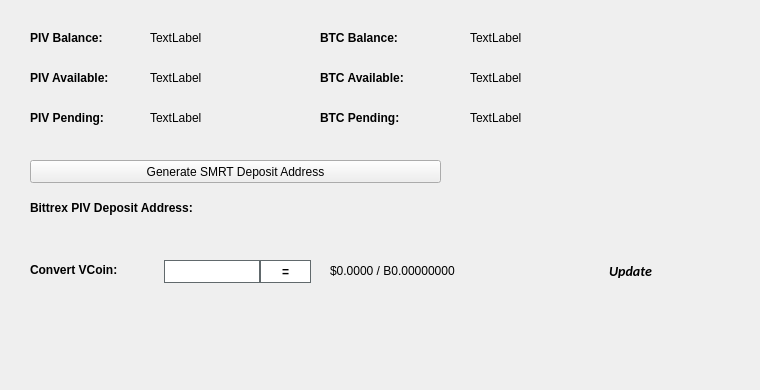
   <widget class="QWidget" name="BalanceTab">
    <attribute name="title">
     <string>Balance</string>
    </attribute>
    <widget class="QLabel" name="BitcoinBalanceLabel">
     <property name="geometry">
      <rect>
       <x>470</x>
       <y>30</y>
       <width>150</width>
       <height>16</height>
      </rect>
     </property>
     <property name="text">
      <string>TextLabel</string>
     </property>
    </widget>
    <widget class="QLabel" name="PIVBalanceLabel">
     <property name="geometry">
      <rect>
       <x>150</x>
       <y>30</y>
       <width>150</width>
       <height>16</height>
      </rect>
     </property>
     <property name="text">
      <string>TextLabel</string>
     </property>
    </widget>
    <widget class="QLabel" name="label_11">
     <property name="geometry">
      <rect>
       <x>30</x>
       <y>30</y>
       <width>101</width>
       <height>16</height>
      </rect>
     </property>
     <property name="font">
      <font>
       <weight>75</weight>
       <bold>true</bold>
      </font>
     </property>
     <property name="text">
      <string>PIV Balance:</string>
     </property>
    </widget>
    <widget class="QLabel" name="label_12">
     <property name="geometry">
      <rect>
       <x>320</x>
       <y>30</y>
       <width>101</width>
       <height>16</height>
      </rect>
     </property>
     <property name="font">
      <font>
       <weight>75</weight>
       <bold>true</bold>
      </font>
     </property>
     <property name="text">
      <string>BTC Balance:</string>
     </property>
    </widget>
    <widget class="QLabel" name="PIVAvailableLabel_2">
     <property name="geometry">
      <rect>
       <x>150</x>
       <y>70</y>
       <width>150</width>
       <height>16</height>
      </rect>
     </property>
     <property name="text">
      <string>TextLabel</string>
     </property>
    </widget>
    <widget class="QLabel" name="label_13">
     <property name="geometry">
      <rect>
       <x>30</x>
       <y>70</y>
       <width>111</width>
       <height>16</height>
      </rect>
     </property>
     <property name="font">
      <font>
       <weight>75</weight>
       <bold>true</bold>
      </font>
     </property>
     <property name="text">
      <string>PIV Available:</string>
     </property>
    </widget>
    <widget class="QLabel" name="label_14">
     <property name="geometry">
      <rect>
       <x>30</x>
       <y>110</y>
       <width>101</width>
       <height>16</height>
      </rect>
     </property>
     <property name="font">
      <font>
       <weight>75</weight>
       <bold>true</bold>
      </font>
     </property>
     <property name="text">
      <string>PIV Pending:</string>
     </property>
    </widget>
    <widget class="QLabel" name="PIVPendingLabel">
     <property name="geometry">
      <rect>
       <x>150</x>
       <y>110</y>
       <width>150</width>
       <height>16</height>
      </rect>
     </property>
     <property name="text">
      <string>TextLabel</string>
     </property>
    </widget>
    <widget class="QLabel" name="label_15">
     <property name="geometry">
      <rect>
       <x>320</x>
       <y>70</y>
       <width>111</width>
       <height>16</height>
      </rect>
     </property>
     <property name="font">
      <font>
       <weight>75</weight>
       <bold>true</bold>
      </font>
     </property>
     <property name="text">
      <string>BTC Available:</string>
     </property>
    </widget>
    <widget class="QLabel" name="BitcoinAvailableLabel">
     <property name="geometry">
      <rect>
       <x>470</x>
       <y>70</y>
       <width>150</width>
       <height>16</height>
      </rect>
     </property>
     <property name="text">
      <string>TextLabel</string>
     </property>
    </widget>
    <widget class="QLabel" name="label_31">
     <property name="geometry">
      <rect>
       <x>320</x>
       <y>110</y>
       <width>111</width>
       <height>16</height>
      </rect>
     </property>
     <property name="font">
      <font>
       <weight>75</weight>
       <bold>true</bold>
      </font>
     </property>
     <property name="text">
      <string>BTC Pending:</string>
     </property>
    </widget>
    <widget class="QLabel" name="BitcoinPendingLabel">
     <property name="geometry">
      <rect>
       <x>470</x>
       <y>110</y>
       <width>150</width>
       <height>16</height>
      </rect>
     </property>
     <property name="text">
      <string>TextLabel</string>
     </property>
    </widget>
    <widget class="QLabel" name="label_33">
     <property name="geometry">
      <rect>
       <x>30</x>
       <y>200</y>
       <width>221</width>
       <height>16</height>
      </rect>
     </property>
     <property name="font">
      <font>
       <weight>75</weight>
       <bold>true</bold>
      </font>
     </property>
     <property name="text">
      <string>Bittrex PIV Deposit Address:</string>
     </property>
    </widget>
    <widget class="QPushButton" name="GenDepositBTN">
     <property name="geometry">
      <rect>
       <x>30</x>
       <y>160</y>
       <width>411</width>
       <height>23</height>
      </rect>
     </property>
     <property name="text">
      <string>Generate SMRT Deposit Address</string>
     </property>
     <property name="icon">
      <iconset resource="../smrt.qrc">
       <normaloff>:/icons/bitcoin</normaloff>:/icons/bitcoin</iconset>
     </property>
    </widget>
    <widget class="QLabel" name="DepositAddressLabel">
     <property name="geometry">
      <rect>
       <x>200</x>
       <y>200</y>
       <width>261</width>
       <height>16</height>
      </rect>
     </property>
     <property name="palette">
      <palette>
       <active>
        <colorrole role="WindowText">
         <brush brushstyle="SolidPattern">
          <color alpha="255">
           <red>0</red>
           <green>0</green>
           <blue>0</blue>
          </color>
         </brush>
        </colorrole>
        <colorrole role="Text">
         <brush brushstyle="SolidPattern">
          <color alpha="255">
           <red>0</red>
           <green>0</green>
           <blue>255</blue>
          </color>
         </brush>
        </colorrole>
       </active>
       <inactive>
        <colorrole role="WindowText">
         <brush brushstyle="SolidPattern">
          <color alpha="255">
           <red>0</red>
           <green>0</green>
           <blue>0</blue>
          </color>
         </brush>
        </colorrole>
        <colorrole role="Text">
         <brush brushstyle="SolidPattern">
          <color alpha="255">
           <red>0</red>
           <green>0</green>
           <blue>255</blue>
          </color>
         </brush>
        </colorrole>
       </inactive>
       <disabled>
        <colorrole role="WindowText">
         <brush brushstyle="SolidPattern">
          <color alpha="255">
           <red>120</red>
           <green>120</green>
           <blue>120</blue>
          </color>
         </brush>
        </colorrole>
        <colorrole role="Text">
         <brush brushstyle="SolidPattern">
          <color alpha="255">
           <red>120</red>
           <green>120</green>
           <blue>120</blue>
          </color>
         </brush>
        </colorrole>
       </disabled>
      </palette>
     </property>
     <property name="font">
      <font>
       <weight>75</weight>
       <bold>true</bold>
      </font>
     </property>
     <property name="text">
      <string/>
     </property>
     <property name="alignment">
      <set>Qt::AlignRight|Qt::AlignTrailing|Qt::AlignVCenter</set>
     </property>
     <property name="textInteractionFlags">
      <set>Qt::LinksAccessibleByMouse|Qt::TextSelectableByKeyboard|Qt::TextSelectableByMouse</set>
     </property>
    </widget>
    <widget class="QLabel" name="label_8">
     <property name="geometry">
      <rect>
       <x>460</x>
       <y>300</y>
       <width>281</width>
       <height>81</height>
      </rect>
     </property>
     <property name="text">
      <string/>
     </property>
     <property name="pixmap">
      <pixmap>:/images/bittrex</pixmap>
     </property>
    </widget>
    <widget class="QWidget" name="widgetConversion" native="true">
     <property name="geometry">
      <rect>
       <x>0</x>
       <y>250</y>
       <width>751</width>
       <height>43</height>
      </rect>
     </property>
     <property name="minimumSize">
      <size>
       <width>0</width>
       <height>43</height>
      </size>
     </property>
     <property name="styleSheet">
      <string notr="true"/>
     </property>
     <widget class="QPushButton" name="btnUpdateMarketData">
      <property name="geometry">
       <rect>
        <x>575</x>
        <y>0</y>
        <width>111</width>
        <height>41</height>
       </rect>
      </property>
      <property name="sizePolicy">
       <sizepolicy hsizetype="Expanding" vsizetype="Expanding">
        <horstretch>0</horstretch>
        <verstretch>0</verstretch>
       </sizepolicy>
      </property>
      <property name="font">
       <font>
        <family>calibri</family>
        <pointsize>-1</pointsize>
        <weight>75</weight>
        <italic>true</italic>
        <bold>true</bold>
       </font>
      </property>
      <property name="styleSheet">
       <string notr="true">margin:0px;text-align:center;padding:2px;border-radius:3px;font-style:italic;width:100px;font-size:14px;font-family:calibri;font-weight:600;</string>
      </property>
      <property name="text">
       <string>Update</string>
      </property>
      <property name="iconSize">
       <size>
        <width>150</width>
        <height>35</height>
       </size>
      </property>
      <property name="autoDefault">
       <bool>true</bool>
      </property>
      <property name="default">
       <bool>true</bool>
      </property>
     </widget>
     <widget class="QLabel" name="lblConvertVCoin">
      <property name="geometry">
       <rect>
        <x>30</x>
        <y>10</y>
        <width>131</width>
        <height>20</height>
       </rect>
      </property>
      <property name="styleSheet">
       <string notr="true"/>
      </property>
      <property name="text">
       <string>&lt;html&gt;&lt;head/&gt;&lt;body&gt;&lt;p&gt;&lt;span style=&quot; font-weight:600;&quot;&gt;Convert VCoin:&lt;/span&gt;&lt;/p&gt;&lt;/body&gt;&lt;/html&gt;</string>
      </property>
     </widget>
     <widget class="QLineEdit" name="txtConvertVCoinQty">
      <property name="geometry">
       <rect>
        <x>160</x>
        <y>10</y>
        <width>100</width>
        <height>23</height>
       </rect>
      </property>
      <property name="minimumSize">
       <size>
        <width>100</width>
        <height>23</height>
       </size>
      </property>
      <property name="maximumSize">
       <size>
        <width>100</width>
        <height>16777215</height>
       </size>
      </property>
      <property name="styleSheet">
       <string notr="true">border: 1px solid #61696c;margin-left:4px;</string>
      </property>
     </widget>
     <widget class="QPushButton" name="btnConvertPivx">
      <property name="geometry">
       <rect>
        <x>260</x>
        <y>10</y>
        <width>51</width>
        <height>23</height>
       </rect>
      </property>
      <property name="minimumSize">
       <size>
        <width>0</width>
        <height>23</height>
       </size>
      </property>
      <property name="styleSheet">
       <string notr="true">border:1px solid #61696c;background:white;font-weight:600;</string>
      </property>
      <property name="text">
       <string>=</string>
      </property>
     </widget>
     <widget class="QLabel" name="lblConvertVCoinResults">
      <property name="geometry">
       <rect>
        <x>330</x>
        <y>0</y>
        <width>201</width>
        <height>41</height>
       </rect>
      </property>
      <property name="styleSheet">
       <string notr="true"/>
      </property>
      <property name="text">
       <string>$0.0000 / B0.00000000</string>
      </property>
     </widget>
     <widget class="QLabel" name="iconOverviewUpdateWait">
      <property name="geometry">
       <rect>
        <x>670</x>
        <y>10</y>
        <width>24</width>
        <height>24</height>
       </rect>
      </property>
      <property name="text">
       <string/>
      </property>
      <property name="pixmap">
       <pixmap resource="../smrt.qrc">:/icons/transaction_1</pixmap>
      </property>
      <property name="scaledContents">
       <bool>true</bool>
      </property>
      <property name="alignment">
       <set>Qt::AlignCenter</set>
      </property>
     </widget>
    </widget>
   </widget>
